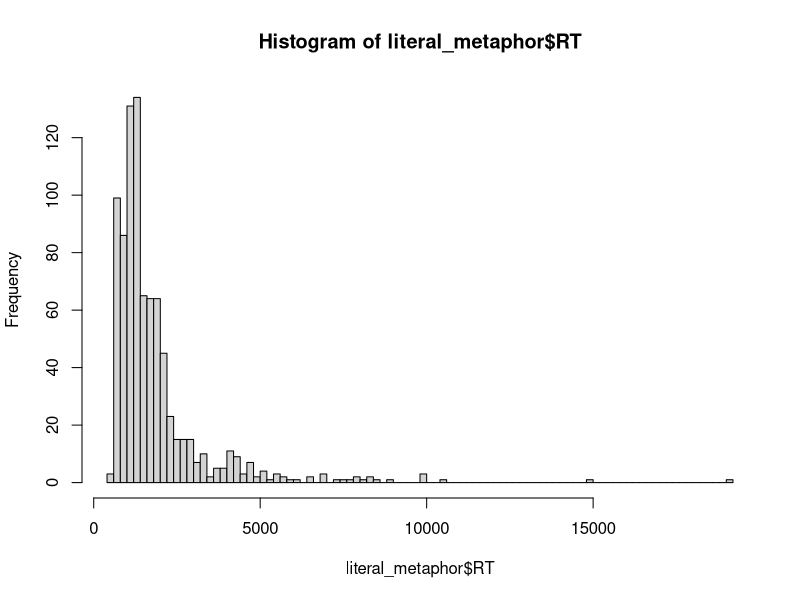
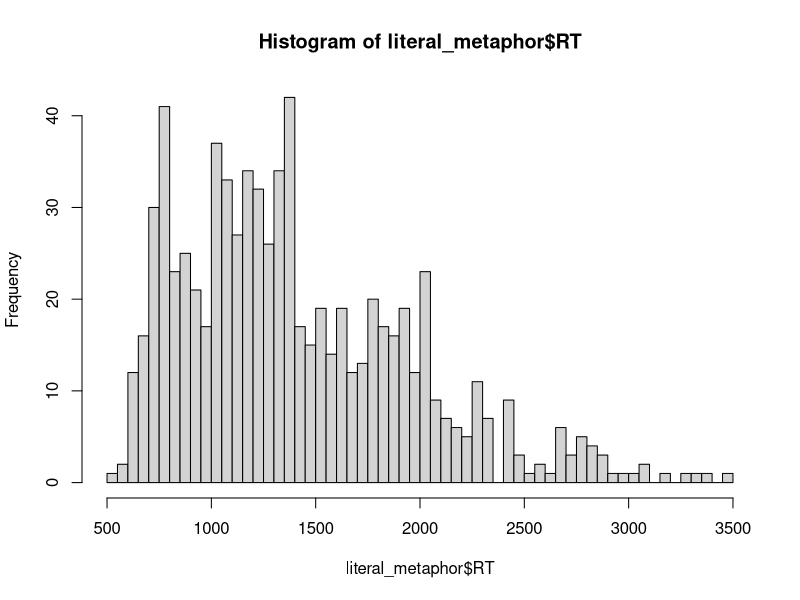
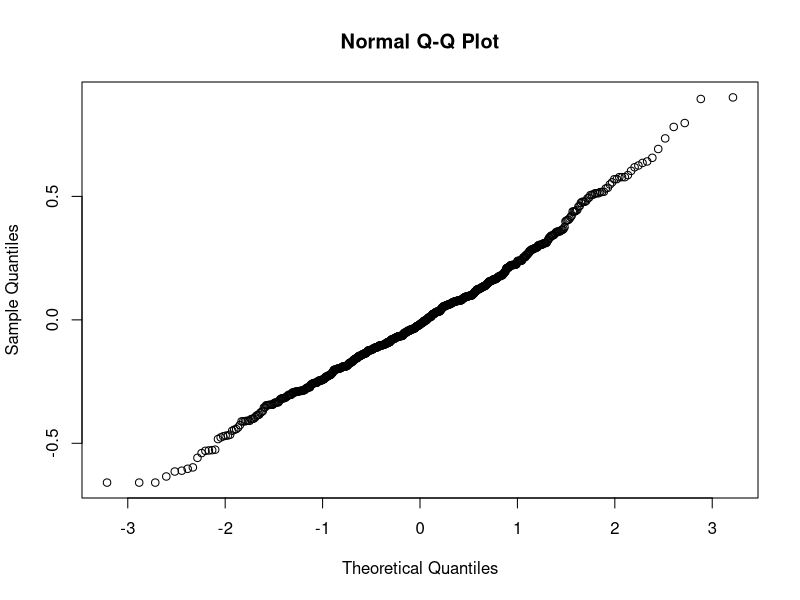
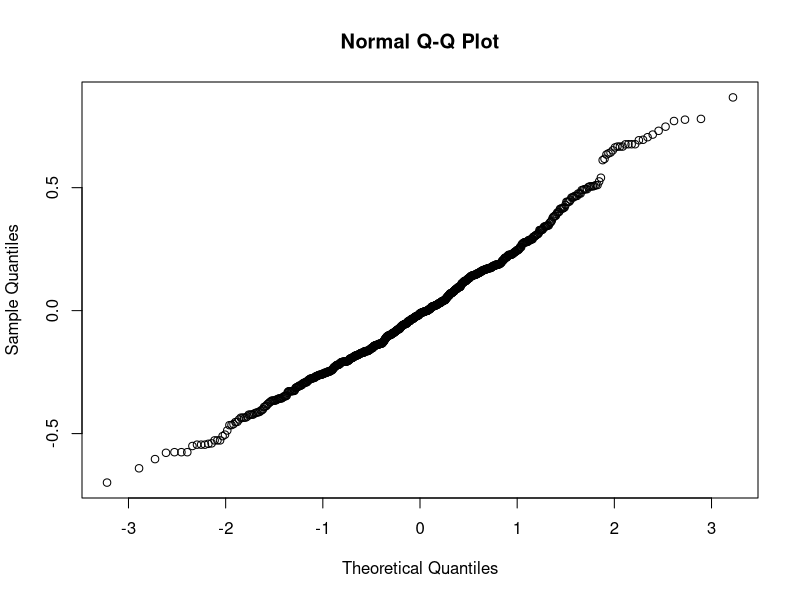

These charts were generated, in order, by the following R code:
setwd(dirname(rstudioapi::getActiveDocumentContext()$path))
library(tidyverse)
df <-read_csv("results.csv")
unique(df$Item)
df2 <- read_csv('freq_for_data.csv')
participants <- read_csv('participants.csv')
participants <- participants[participants$errors_adj < 20, ]
participants <- c(participants$id)
df <- merge(df, df2, by.df = "NP")
df %>% 
  filter(RT < 20000,
         RT > 0,
         Correct >= 0,
         freq > 0) %>% 
  mutate(log_RT = log(RT),
         log_freq = log(freq)) ->
  filtered


filtered <- filtered[ filtered$id %in% participants, ]

literal_metaphor <- filtered[filtered$Type == 'literal_m' | filtered$Type == 'metaphor', ]
literal_bleaching <- filtered[filtered$Type == 'literal_b' | filtered$Type == 'bleaching', ]

hist(literal_metaphor$RT, breaks= 100)

literal_metaphor %>%
  filter(freq >500) -> high_literal_metaphor

literal_m_high <- high_literal_metaphor[high_literal_metaphor$Type == 'literal_m',]
literal_m_high <- 
  literal_m_high[literal_m_high$RT > (mean(literal_m_high$RT) - 2*sd(literal_m_high$RT)) & 
              literal_m_high$RT < (mean(literal_m_high$RT) + 2*sd(literal_m_high$RT)), ]


metaphor_high <- high_literal_metaphor[high_literal_metaphor$Type == 'metaphor',]
metaphor_high <- metaphor_high[metaphor_high$RT > (mean(metaphor_high$RT) - 2*sd(metaphor_high$RT)) & 
                                 metaphor_high$RT < (mean(metaphor_high$RT) + 2*sd(metaphor_high$RT)), ]

literal_metaphor %>%
  filter(freq < 500) -> low_literal_metaphor

literal_m_low <- low_literal_metaphor[low_literal_metaphor$Type == 'literal_m',]
literal_m_low <- 
  literal_m_low[literal_m_low$RT > (mean(literal_m_low$RT) - 2*sd(literal_m_low$RT)) & 
                  literal_m_low$RT < (mean(literal_m_low$RT) + 2*sd(literal_m_low$RT)), ]


metaphor_low <- low_literal_metaphor[low_literal_metaphor$Type == 'metaphor',]
metaphor_low <- metaphor_low[metaphor_low$RT > (mean(metaphor_low$RT) - 2*sd(metaphor_low$RT)) & 
                              metaphor_low$RT < (mean(metaphor_low$RT) + 2*sd(metaphor_low$RT)), ]


low_m <- rbind(literal_m_low, metaphor_low)
low_m <- low_m[low_m$RT > (mean(low_m$RT) - 2*sd(low_m$RT)) & 
                 low_m$RT < (mean(low_m$RT) + 2*sd(low_m$RT)), ]
                            
high_m <- rbind(literal_m_high, metaphor_high)
high_m <- high_m[high_m$RT > (mean(high_m$RT) - 2*sd(high_m$RT)) & 
                   high_m$RT < (mean(high_m$RT) + 2*sd(high_m$RT)), ]

literal_metaphor <- rbind(low_m, high_m)
unique(literal_metaphor$NP)
hist(literal_metaphor$RT, breaks= 100)

unique(literal_bleaching$NP)
#####
literal_bleaching %>%
  filter(freq >500) -> high_literal_bleaching

literal_b_high <- high_literal_bleaching[high_literal_bleaching$Type == 'literal_b',]
literal_b_high <- 
 literal_b_high[literal_b_high$RT > (mean(literal_b_high$RT) - 2*sd(literal_b_high$RT)) & 
                   literal_b_high$RT < (mean(literal_b_high$RT) + 2*sd(literal_b_high$RT)), ]


bleaching_high <- high_literal_bleaching[high_literal_bleaching$Type == 'bleaching',]
bleaching_high <- bleaching_high[bleaching_high$RT > (mean(bleaching_high$RT) - 2*sd(bleaching_high$RT)) & 
                                   bleaching_high$RT < (mean(bleaching_high$RT) + 2*sd(bleaching_high$RT)), ]


literal_bleaching %>%
  filter(freq < 500) -> low_literal_bleaching

literal_b_low <- low_literal_bleaching[low_literal_bleaching$Type == 'literal_b',]
literal_b_low <- 
  literal_b_low[literal_b_low$RT > (mean(literal_b_low$RT) - 2*sd(literal_b_low$RT)) & 
                  literal_b_low$RT < (mean(literal_b_low$RT) + 2*sd(literal_b_low$RT)), ]


bleaching_low <- low_literal_bleaching[low_literal_bleaching$Type == 'bleaching',]
bleaching_low <- bleaching_low[bleaching_low$RT > (mean(bleaching_low$RT) - 2*sd(bleaching_low$RT)) & 
                                bleaching_low$RT < (mean(bleaching_low$RT) + 2*sd(bleaching_low$RT)), ]

low_b <- rbind(literal_b_low, bleaching_low)
low_b <- low_b[low_b$RT > (mean(low_b$RT) - 2*sd(low_b$RT)) & 
                 low_b$RT < (mean(low_b$RT) + 2*sd(low_b$RT)), ]

high_b <- rbind(literal_b_high, bleaching_high)
high_b <- high_b[high_b$RT > (mean(high_b$RT) - 2*sd(high_b$RT)) & 
                   high_b$RT < (mean(high_b$RT) + 2*sd(high_b$RT)), ]


literal_bleaching <- rbind(low_b, high_b)

##### code ALop
literal_metaphor$Type <- as.factor(literal_metaphor$Type)
literal_metaphor$Type <- relevel(literal_metaphor$Type, ref = "literal_m")

literal_metaphor$Freq_Type <- ifelse(literal_metaphor$freq>500, 'high', 'low')
literal_metaphor$Freq_Type <- as.factor(literal_metaphor$Freq_Type)
contrasts(literal_metaphor$Freq_Type) <- contr.sum(2)
levels(literal_metaphor$Freq_Type)
levels(literal_metaphor$Type)

literal_metaphor$id <- as.factor(literal_metaphor$id)
literal_metaphor$Item <- as.factor(literal_metaphor$Item)

library(lme4)
library(lmerTest)

lime1 <- lmer(log_RT ~ Freq_Type/Type + 
       (1|id) + (1|Item), 
     data = literal_metaphor, REML = FALSE,
     control = lmerControl(optimizer = "bobyqa"))
qqnorm(residuals(lime1))
summary(lime1)


lime1_correct <- glmer(Correct ~ Freq_Type/Type + 
                (1|id) + (1|Item), 
              data = literal_metaphor, family = binomial,
              control = glmerControl(optimizer = "bobyqa"))
summary(lime1_correct)


literal_bleaching$Type <- as.factor(literal_bleaching$Type)
literal_bleaching$Type <- relevel(literal_bleaching$Type, ref = "literal_b")

literal_bleaching$Freq_Type <- ifelse(literal_bleaching$freq>500, 'high', 'low')
literal_bleaching$Freq_Type <- as.factor(literal_bleaching$Freq_Type)
contrasts(literal_bleaching$Freq_Type) <- contr.sum(2)
levels(literal_bleaching$Freq_Type)
levels(literal_bleaching$Type)

literal_bleaching$id <- as.factor(literal_bleaching$id)
literal_bleaching$Item <- as.factor(literal_bleaching$Item)

lime2 <- lmer(log_RT ~ Freq_Type/Type + 
                (1|id) + (1|Item), 
              data = literal_bleaching, REML = FALSE,
              control = lmerControl(optimizer = "bobyqa"))


qqnorm(residuals(lime2))
summary(lime2)

lime2_correct <- glmer(Correct ~ Freq_Type/Type + 
                         (1|id) + (1|Item), 
                       data = literal_bleaching, family = binomial,
                       control = glmerControl(optimizer = "bobyqa"))
summary(lime2_correct)
